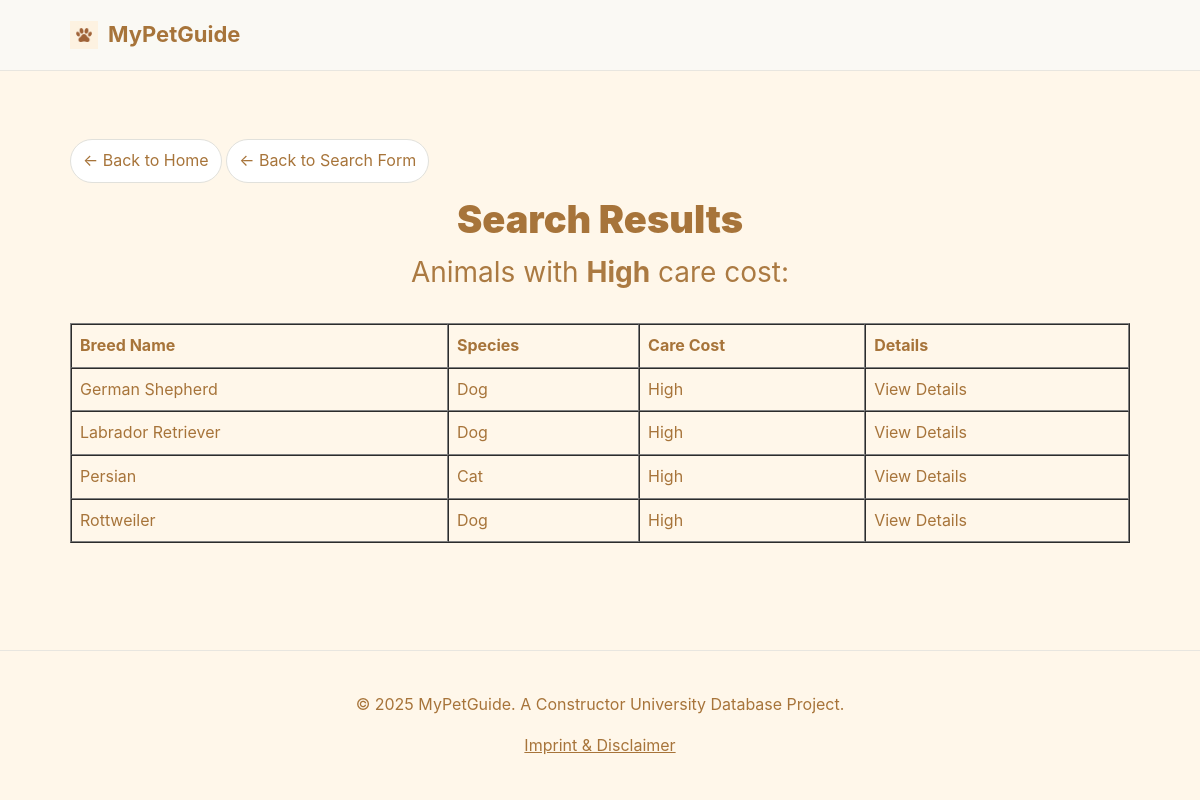
Page /search/search_high_cost_results.php?care_cost_level=High on the committed database.
### tables this page shows
CREATE TABLE Animal (
    animal_id INT AUTO_INCREMENT PRIMARY KEY,

    avg_size ENUM('Small','Medium','Large') NOT NULL,
    vocality ENUM('Quiet','Average','Loud') NOT NULL,
    shedding ENUM('Low','Medium','High') NOT NULL,
    temperament ENUM('Calm','Balanced','Playful') NOT NULL,
    energy ENUM('Laid_back','Moderate','Active') NOT NULL,
    sociability ENUM('Reserved','Indifferent','Sociable') NOT NULL,
    assertiveness ENUM('Submissive','Balanced','Assertive') NOT NULL DEFAULT 'Balanced',
    independence ENUM('Dependent','Moderate','Independent') NOT NULL,
    
    climate_tolerance ENUM('Cold','Temperate','Hot','Humid','Dry','Adaptable') NOT NULL DEFAULT 'Adaptable',
    space_requirements ENUM('Small','Medium','Large') NOT NULL,

    care_cost_level ENUM('Low','Medium','High') NOT NULL,
    hypoallergenic BOOLEAN NOT NULL DEFAULT FALSE
);

### search/search_high_cost_results.php (the view, shortened to what this page needs)
<?php include '../db/db_connect.php'; ?>
<!DOCTYPE html>
<html lang="en">
<head>
  <link rel="stylesheet" href="../css/style.css">
</head>
<body>
<header class="header">
  <div class="container header-inner">
    <div class="brand">
      <img src="../img/logo.png" alt="logo" width="28" height="28">
      <span class="brand-title">MyPetGuide</span>
    </div>
  </div>
</header>
<main class="section">
  <div class="container">
    <a href="../index.html" class="back-home">← Back to Home</a>
    <a href="search_high_cost_form.php" class="back-home">← Back to Search Form</a>
    <h1 class="h1" style="font-size:38px;">Search Results</h1>
<?php
$level = $_GET['care_cost_level'];
$stmt = $conn->prepare("
    SELECT a.animal_id, a.care_cost_level,
           COALESCE(d.breed_name, c.breed_name, b.breed_name) AS breed_name,
           CASE
              WHEN d.animal_id IS NOT NULL THEN 'Dog'
              WHEN c.animal_id IS NOT NULL THEN 'Cat'
              WHEN b.animal_id IS NOT NULL THEN 'Bird'
           END AS species
    FROM Animal a
    LEFT JOIN Dog d ON a.animal_id = d.animal_id
    LEFT JOIN Cat c ON a.animal_id = c.animal_id
    LEFT JOIN Bird b ON a.animal_id = b.animal_id
    WHERE a.care_cost_level = ?
      AND (d.animal_id IS NOT NULL OR c.animal_id IS NOT NULL OR b.animal_id IS NOT NULL)
    ORDER BY breed_name ASC
");
$stmt->bind_param("s", $level);
$stmt->execute();
$result = $stmt->get_result();
if ($result->num_rows > 0) {
    echo "<p class='sub'>Animals with <strong>" . htmlspecialchars($level) . "</strong> care cost:</p>";
    echo "<table class='data-table' border='1' cellspacing='0' cellpadding='8' style='margin-top:12px; width:100%; text-align:left;'>";
    echo "<tr>
            <th>Breed Name</th>
            <th>Species</th>
            <th>Care Cost</th>
            <th>Details</th>
          </tr>";
    while ($row = $result->fetch_assoc()) {
        echo "<tr>
                <td>" . htmlspecialchars($row['breed_name'] ?? '') . "</td>
                <td>" . htmlspecialchars($row['species'] ?? '') . "</td>
                <td>" . htmlspecialchars($row['care_cost_level'] ?? '') . "</td>
                <td><a href='search_high_cost_detail.php?id=" . $row['animal_id'] . "' class='gradlink'>View Details</a></td>
              </tr>";
    }
    echo "</table>";
} else {
    echo "<p>No animals found with care cost level <strong>" . htmlspecialchars($level) . "</strong>.</p>";
}
?>
  </div>
</main>
<footer class="footer">
  <div class="container">
    <p>© 2025 MyPetGuide. A Constructor University Database Project.</p>
    <p style="margin-top: 8px;">
      <a href="../imprint.html" class="gradlink">Imprint & Disclaimer</a>
    </p>
  </div>
</footer>
</body>
</html>

### css/style.css (style rules this page uses)
:root { --text-brown: #A7743A; --pink: #FF6B7D; --pink-light: #FFC2CC; --hover-blue: #7DB5FF; --cream: #FFF4D6; --peach: #F6C090; --beige-dark: #E8BE8A; --primary: var(--text-brown); --bg: #FFF7EA; --card-bg: #fff; }
* { box-sizing: border-box; }
body { margin: 0; font-family: Inter, Arial, sans-serif; background: var(--bg); color: var(--primary); line-height: 1.6; }
a { color: inherit; text-decoration: none; }
.container { max-width: 1100px; margin: 0 auto; padding: 0 20px; }
.header { position: sticky; top: 0; background: rgba(250,249,246,0.85); border-bottom: 1px solid #E8E6E0; backdrop-filter: blur(5px); z-index: 10; }
.header-inner { display: flex; justify-content: space-between; align-items: center; height: 70px; }
.brand { display: flex; align-items: center; gap: 10px; font-weight: bold; }
.brand-title { color: var(--text-brown); font-size: 22px; }
.h1 { font-size: 56px; line-height: 1.1; margin: 0; color: var(--text-brown); font-weight: 900; text-align: center; }
.sub { color: var(--text-brown); font-size: 28px; margin-top: 10px; text-align: center; opacity: 0.95; }
.section { padding: 60px 0 80px; }
html, body { height: 100%; }
body { display: flex; flex-direction: column; min-height: 100vh; }
main { flex: 1; }
.footer { border-top: 1px solid #E8E6E0; padding: 25px 0; text-align: center; color: var(--text-brown); }
.footer a { margin: 0 10px; text-decoration: underline; color: var(--text-brown); }
.back-home { display: inline-block; margin: 8px 0 16px; padding: 8px 12px; border: 1px solid #E1E1DC; border-radius: 999px; background: #fff; color: var(--text-brown); transition: 0.2s; }

### rows in the picture
animal: breed_name "German Shepherd", species "Dog", care_cost_level "High"
animal: breed_name "Labrador Retriever", species "Dog", care_cost_level "High"
animal: breed_name "Persian", species "Cat", care_cost_level "High"
animal: breed_name "Rottweiler", species "Dog", care_cost_level "High"

### other values in the picture
$level "High"
